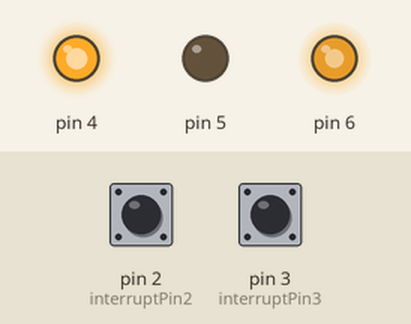
This sketch was run on a simulated Arduino Uno, built with avr-gcc and run on an emulated ATmega328P. Shown: output pins drawn as LEDs (lit = HIGH). Inputs (shaded band) come from the test bench; at power-on: pin 3 (interruptPin3) HIGH, pin 2 (interruptPin2) HIGH. What the sketch prints to the serial monitor is not drawn.

Above: at 1.2 s.
1.3 s: pin 3 (interruptPin3) pulled LOW for 0.15 s
3.4 s: pin 3 (interruptPin3) pulled LOW for 1 s
Timing chart, 0 to 6.4 s (numbered marks = the images above; inputs shaded):
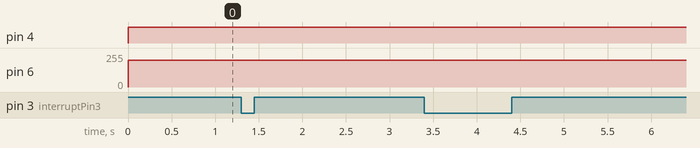

Measured:
- after the input at 1.3 s, every drawn part: stays the same
- after the input at 3.4 s, every drawn part: stays the same

The sketch:

8.ino
```cpp
int speed = 200,count=0,pcount=0,dis=0,C,B;
const byte interruptPin2 = 2;
const byte interruptPin3 = 3;
void setup()
{
  pinMode(4, OUTPUT);
  pinMode(5, OUTPUT);
  pinMode(6, OUTPUT);
  pinMode(interruptPin2, INPUT_PULLUP);
  pinMode(interruptPin3, INPUT_PULLUP);
  attachInterrupt(digitalPinToInterrupt(interruptPin2),S,RISING);
  attachInterrupt(digitalPinToInterrupt(interruptPin3),D,RISING);

 Serial.begin(9600);
}

void loop()
{
  Serial.print("direction ");
  if(count==1)
    Serial.print("CW");
  if(count==0)
    Serial.print("CCW");
  //BACK(speed); //move back
  FOW(speed);    //move fowward
  Serial.print(" distance ");
  Serial.println(dis);
  delay(100);
}
void FOW(int A)
{
  digitalWrite(4,HIGH);
  digitalWrite(5,LOW);
  analogWrite(6,A);
}
void BACK(int A)
{
  digitalWrite(4,LOW);
  digitalWrite(5,HIGH);
  analogWrite(6,A);
}
void D()
{
    count++;
  int B = digitalRead(2);
  int C = digitalRead(3);
  if(B!=C)
    dis++;
  if(B<C)
    count=0;
}
void S()
{
  int B = digitalRead(2);
  int C = digitalRead(3);
  if(B!=C)
  dis--;
  if(B>C)
    count=1;
}
```
